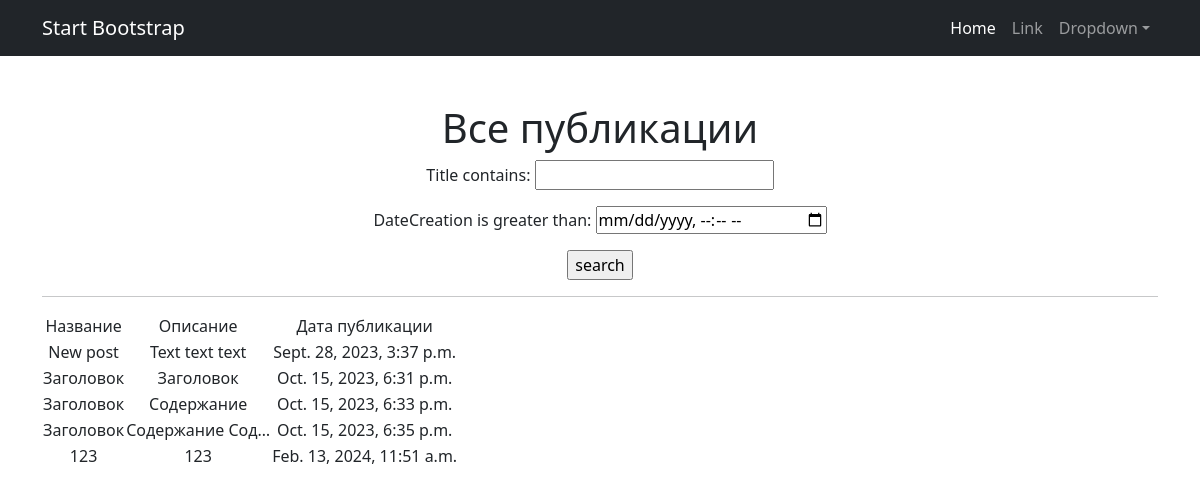
Screenshot of /post/search/ with the database file from the repository.
### NewsPortal/models.py (models this page shows, shortened)
class Post(models.Model):
    author = models.ForeignKey(Author, on_delete=models.CASCADE)
    NEWS = 'NW'
    ARTICLE = 'AR'
    CATEGORY_CHOICES = (
        (NEWS, 'Новость'),
        (ARTICLE, 'Статья')
    )
    categoryType = models.CharField(max_length=2, choices=CATEGORY_CHOICES, default=ARTICLE)
    dateCreation = models.DateTimeField(auto_now_add=True)
    postCategory = models.ManyToManyField(Category, through='PostCategory')
    title = models.CharField(max_length=128)
    text = models.TextField()
    rating = models.SmallIntegerField(default=0)

### NewsPortal/views.py (the view)
# urls.py: path('post/search/', PostSearch.as_view(), name='post_search'),
class PostSearch(ListView):
    model = Post
    template_name = 'flatpages/post_search.html'
    context_object_name = 'search'
    def get_queryset(self):
        queryset = super().get_queryset()
        self.filterset = NewsFilter(self.request.GET, queryset)
        return self.filterset.qs
    def get_context_data(self, **kwargs):
        context = super().get_context_data(**kwargs)
        context['filterset'] = self.filterset
        context['time_now'] = datetime.now()
        return context

### templates/flatpages/post_search.html (shortened to what this page needs)
{% extends 'flatpages/default.html' %}
{% load custom_filters %}
{% block content %}
   <h1>Все публикации</h1>
   <form action="" method="get">
       {{ filterset.form.as_p }}
       <input type="submit" value="search" />
   </form>
   <hr>
   {% if search %}
       <table>
           <tr>
               <td>Название</td>
               <td>Описание</td>
               <td>Дата публикации</td>
           </tr>
           {% for post in search %}
           <tr>
               <td>{{ post.title }}</td>
               <td>{{ post.text|truncatechars:15 }}</td>
               <td>{{ post.dateCreation }}</td>
           </tr>
           {% endfor %}
       </table>
   {% else %}
       <h2>Публикаций нет!</h2>
   {% endif %}
{% endblock content %}

### templates/flatpages/default.html (shortened to what this page needs)
<!DOCTYPE html>
{% load static %}
<html lang="en">
<head>
    <link href="{% static 'css/styles.css' %}" rel="stylesheet"/>
</head>
<body>
<nav class="navbar navbar-expand-lg navbar-dark bg-dark">
    <div class="container">
        <a class="navbar-brand" href="#">Start Bootstrap</a>
        <div class="collapse navbar-collapse" id="navbarSupportedContent">
            <ul class="navbar-nav ms-auto mb-2 mb-lg-0">
                <li class="nav-item"><a class="nav-link active" aria-current="page" href="#">Home</a></li>
                <li class="nav-item"><a class="nav-link" href="#">Link</a></li>
                <li class="nav-item dropdown">
                    <a class="nav-link dropdown-toggle" id="navbarDropdown" href="#" role="button"
                       data-bs-toggle="dropdown" aria-expanded="false">Dropdown</a>
                </li>
            </ul>
        </div>
    </div>
</nav>
<div class="container">
    <div class="text-center mt-5">
        {% block content %}{% endblock content %}
    </div>
</div>
</body>
</html>

### rows the page displays
Post: title "New post", text "Text text text", dateCreation "Sept. 28, 2023, 3:37 p.m."
Post: title "Заголовок", text "Заголовок", dateCreation "Oct. 15, 2023, 6:31 p.m."
Post: title "Заголовок", text "Содержание", dateCreation "Oct. 15, 2023, 6:33 p.m."
Post: title "Заголовок", text "Содержание Сод…", dateCreation "Oct. 15, 2023, 6:35 p.m."
Post: title "123", text "123", dateCreation "Feb. 13, 2024, 11:51 a.m."
